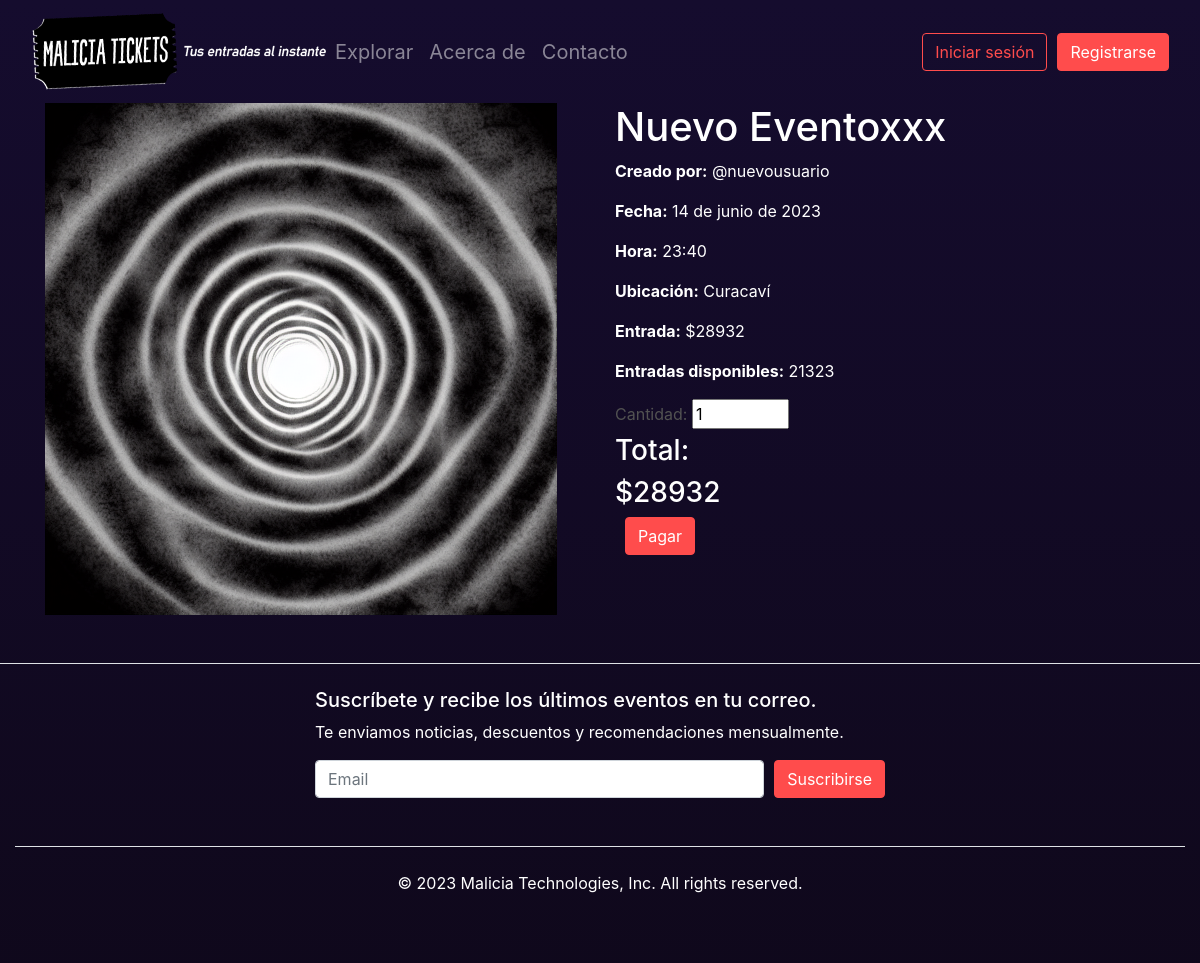
/evento/8/, run on the app's committed database.
### crud/models.py (models this page shows, shortened)
class Evento(models.Model):
    user = models.ForeignKey(User, on_delete=models.CASCADE, to_field='username',null=True)
    nombre = models.CharField(max_length=50)
    fecha = models.DateField()
    hora = models.TimeField()
    lugar = models.CharField(max_length=100)
    precio = models.IntegerField()
    entradas_disponibles = models.IntegerField()
    descripcion = models.TextField(blank=True,null=True)
    imagen = models.ImageField(upload_to='static/img/eventos/', blank=True, default='static/img/eventos/default.png')

### crud/views.py (the view)
# urls.py: path('evento/<int:id>/',evento,name='evento'),
def evento(request,id):
    evento = get_object_or_404(Evento, id=id)
    return render(request,'crud/evento.html',{'evento':evento})

### templates/crud/evento.html (shortened to what this page needs)
{% extends 'base.html' %}
{% load static %}
{% block content %}
<div class="container">
  <div class="row">
    <div class="col-md-6">
      {% if evento.imagen %}
      <img class="img-fluid" src="{{ evento.imagen.url }}" alt="Imagen del evento">
    {% else %}
      <img class="img-fluid" src="{% static 'img/eventos/default.png' %}" alt="Imagen por defecto">
    {% endif %}
    </div>
    <div class="col-md-6">
      <h1>{{ evento.nombre }}</h1>
      <p><strong>Creado por:</strong> @{{ evento.user_id }}</p>
      <p><strong>Fecha:</strong> {{ evento.fecha }}</p>
      <p><strong>Hora:</strong> {{ evento.hora }}</p>
      <p><strong>Ubicación:</strong> {{ evento.lugar }}</p>
      <p><strong>Entrada:</strong> ${{ evento.precio }}</p>
      <p><strong>Entradas disponibles:</strong> {{ evento.entradas_disponibles }}</p>
      <form id="formPagar" action="{% url 'iniciar_pago' id=evento.id %}" method='POST'>
        <label for="name">Cantidad:</label>
        <input type="number" min=1 max=500 id="cantidadentradas" name="cantidadentradas" value="1">
        <h3>Total:</h3>
        <h3 id="total">${{evento.precio}}</h3>
        <input class="btn btn-primary" id="btnPagar" type="submit" value="Pagar" form="formPagar">
      </form>
    </div>
  </div>
</div>
{% endblock %}

### static/css/estilo.css (style rules this page uses)
body { background: linear-gradient(rgb(21, 12, 46),rgb(15, 8, 27)); overflow-x: hidden; }
h1,h2,h3,h4,h5,p { color:white; }
label { color:rgb(82, 82, 82); }
.btn { border-color: hsl(0, 100%, 65%); color:hsl(0, 100%, 65%); margin-left: 10px; }
.btn-primary { background-color: hsl(0, 100%, 65%); color: white; }

### data on the page
Evento: imagen (picture), nombre "Nuevo Eventoxxx", user_id "nuevousuario", fecha "14 de junio de 2023", hora "23:40", lugar "Curacaví", precio "28932", entradas_disponibles "21323"
